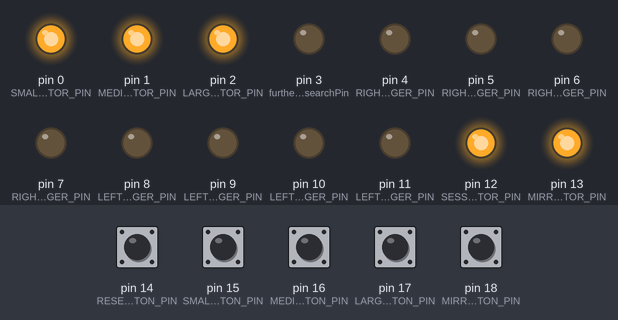
A sketch run on a simulated Arduino Uno, built with avr-gcc and run on an emulated ATmega328P. On the bench: output pins drawn as LEDs (lit = HIGH). Inputs (shaded band) come from the test bench; at power-on: pin 14 (RESET_BUTTON_PIN), pin 15 (SMALL_SESSION_BUTTON_PIN), pin 16 (MEDIUM_SESSION_BUTTON_PIN), pin 17 (LARGE_SESSION_BUTTON_PIN), pin 18 (MIRROR_MODE_BUTTON_PIN) HIGH.

Above: at 1.2 s.
1.3 s: pin 15 (SMALL_SESSION_BUTTON_PIN) pulled LOW for 0.15 s
At 3.9 s:
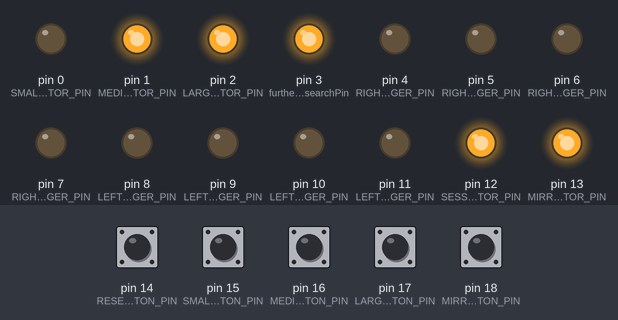
4.3 s: pin 14 (RESET_BUTTON_PIN) pulled LOW for 0.15 s
At 5.5 s:
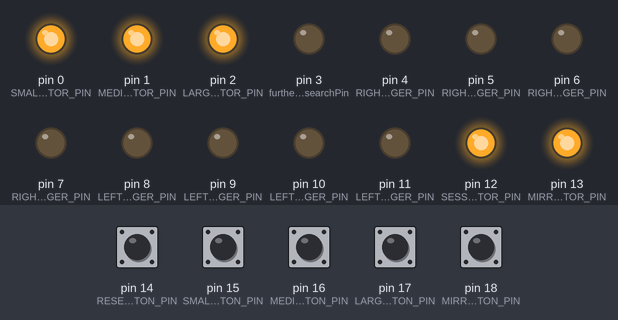
5.9 s: pin 16 (MEDIUM_SESSION_BUTTON_PIN) pulled LOW for 1 s
At 8.7 s:
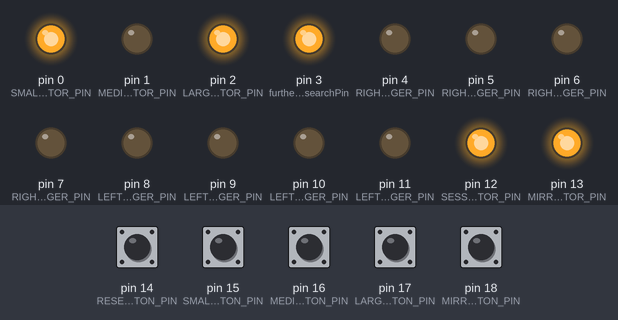
8.9 s: pin 17 (LARGE_SESSION_BUTTON_PIN) pulled LOW for 0.15 s
At 11.7 s:
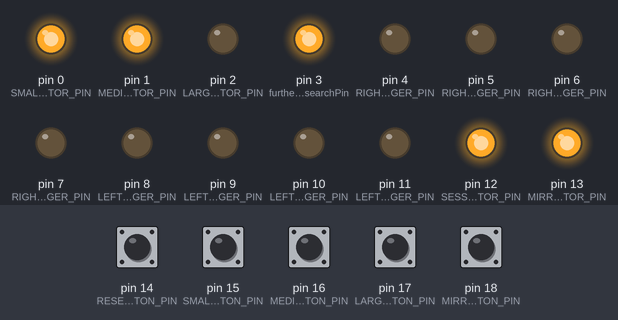
11.9 s: pin 18 (MIRROR_MODE_BUTTON_PIN) pulled LOW for 0.15 s
At 12.6 s:
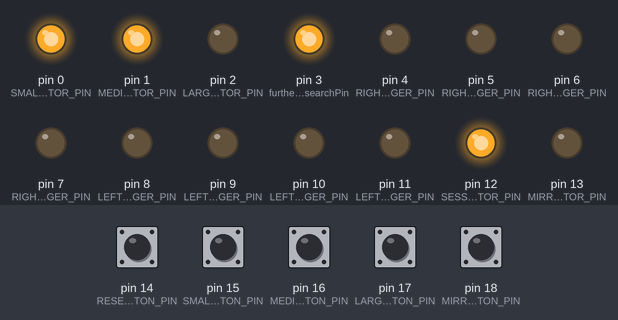
14.9 s: pin 16 (MEDIUM_SESSION_BUTTON_PIN) pulled LOW for 0.15 s
At 17.7 s:
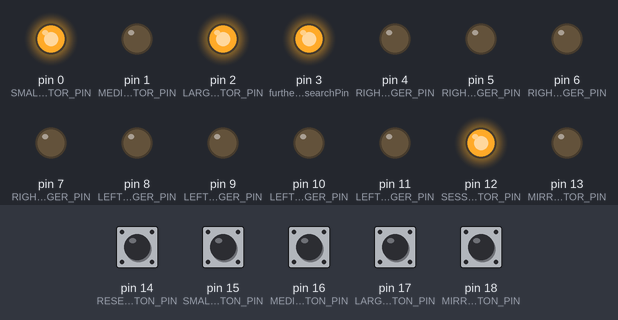
Timing chart, 0 to 23.0 s (numbered marks = the images above; inputs shaded):
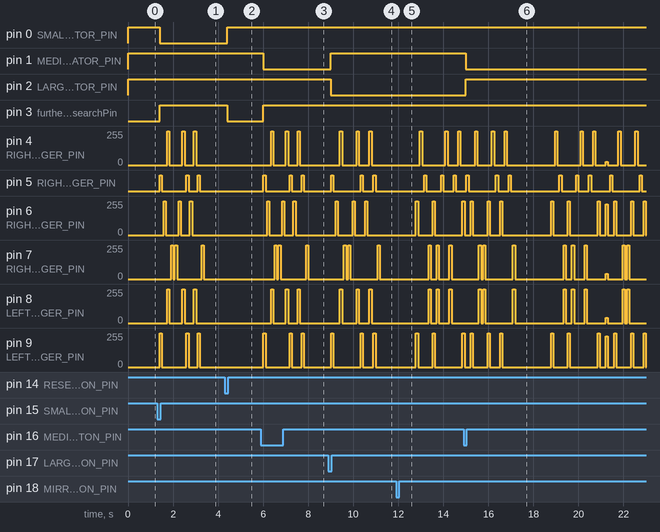

The sketch:

nuromod.ino
```cpp
// playground https://wokwi.com/projects/351723643404812885

#include "SoftPWM.h"

// SETTINGS

const unsigned long vibrationDurationMicrosecs = 100000; // 100ms
const unsigned long pauseDurationMicrosecs = 66700; // 66.7ms
const int vibrationFrequencyPercent = 100; // value from 0 to 100

// DEV

const unsigned long buttonDebounceMs = 100;
const bool development = false;
const int debugLevel = 1;

enum State {
  NULL_STATE,
  SESSION_STARTED_STATE,
  SESSION_DONE_STATE,
  CYCLE_STARTED_STATE,
  CYCLE_DONE_STATE,
  STEP_STARTED_STATE,
  STEP_DONE_STATE,
  VIBRATION_STARTED_STATE,
  VIBRATION_DONE_STATE,
  PAUSE_STARTED_STATE,
  PAUSE_DONE_STATE,
};

enum Hand {
  LEFT_HAND,
  RIGHT_HAND
};

enum MirrorMode {
  MIRROR_MODE_NORMAL,
  MIRROR_MODE_INVERTED
};

enum FingerPin {
  LEFT_INDEX_FINGER_PIN = 11,
  LEFT_MIDDLE_FINGER_PIN = 10,
  LEFT_RING_FINGER_PIN = 9,
  LEFT_LITTLE_FINGER_PIN = 8,
  RIGHT_INDEX_FINGER_PIN = 7,
  RIGHT_MIDDLE_FINGER_PIN = 6,
  RIGHT_RING_FINGER_PIN = 5,
  RIGHT_LITTLE_FINGER_PIN = 4
};

enum IndicatorPin {
  SMALL_SESSION_INDICATOR_PIN = 0,
  MEDIUM_SESSION_INDICATOR_PIN = 1,
  LARGE_SESSION_INDICATOR_PIN = 2,
  SESSION_DONE_INDICATOR_PIN = 12,
  MIRROR_MODE_INDICATOR_PIN = 13
};

enum ButtonAction {
  NULL_BUTTON_ACTION,
  RESET_BUTTON_ACTION,
  SMALL_SESSION_BUTTON_ACTION,
  MEDIUM_SESSION_BUTTON_ACTION,
  LARGE_SESSION_BUTTON_ACTION,
  MIRROR_MODE_BUTTON_ACTION
};

enum ButtonPin {
  NULL_BUTTON_PIN,
  RESET_BUTTON_PIN = 14,
  SMALL_SESSION_BUTTON_PIN = 15,
  MEDIUM_SESSION_BUTTON_PIN = 16,
  LARGE_SESSION_BUTTON_PIN = 17,
  MIRROR_MODE_BUTTON_PIN = 18
};

enum SessionIndex {
  SMALL_SESSION = 0,
  MEDIUM_SESSION = 1,
  LARGE_SESSION = 2
};

enum Reset {
  FULL_RESET,
  SESSION_RESET
};

const int fingerPins[2][4] = {
  {
    LEFT_INDEX_FINGER_PIN,
    LEFT_MIDDLE_FINGER_PIN,
    LEFT_RING_FINGER_PIN,
    LEFT_LITTLE_FINGER_PIN
  },
  {
    RIGHT_INDEX_FINGER_PIN,
    RIGHT_MIDDLE_FINGER_PIN,
    RIGHT_RING_FINGER_PIN,
    RIGHT_LITTLE_FINGER_PIN
  }
};

enum SessionDuration {
  SMALL_SESSION_DURATION = 1800000, // 0.5h
  MEDIUM_SESSION_DURATION = 3600000, // 1h
  LARGE_SESSION_DURATION = 7200000 // 2h
};

const ButtonPin buttonPins[5] = {
  RESET_BUTTON_PIN,
  SMALL_SESSION_BUTTON_PIN,
  MEDIUM_SESSION_BUTTON_PIN,
  LARGE_SESSION_BUTTON_PIN,
  MIRROR_MODE_BUTTON_PIN
};

struct ControlButton {
  ButtonPin pin;
  ButtonAction action;
  bool operator==(const ControlButton &other) const {
    return this->pin == other.pin && this->action == other.action;
  }
};

struct Session {
  SessionDuration duration;
  IndicatorPin pin;
  bool operator==(const Session &other) const {
    return this->duration == other.duration;
  }
};

const ControlButton controlButtons[5] = {
  {
    RESET_BUTTON_PIN,
    RESET_BUTTON_ACTION,
  },
  {
    SMALL_SESSION_BUTTON_PIN,
    SMALL_SESSION_BUTTON_ACTION
  },
  {
    MEDIUM_SESSION_BUTTON_PIN,
    MEDIUM_SESSION_BUTTON_ACTION
  },
  {
    LARGE_SESSION_BUTTON_PIN,
    LARGE_SESSION_BUTTON_ACTION
  },
  {
    MIRROR_MODE_BUTTON_PIN,
    MIRROR_MODE_BUTTON_ACTION
  }
};

const Session sessions[3] = {
  {
    SMALL_SESSION_DURATION,
    SMALL_SESSION_INDICATOR_PIN
  },
  {
    MEDIUM_SESSION_DURATION,
    MEDIUM_SESSION_INDICATOR_PIN
  },
  {
    LARGE_SESSION_DURATION,
    LARGE_SESSION_INDICATOR_PIN
  }
};


const int vibrationPatterns[33][4] = {
  // T1
  { 0, 0, 1, 0 },
  { 0, 1, 0, 0 },
  { 0, 0, 0, 1 },
  { 1, 0, 0, 0 },
  // T2
  { 1, 0, 0, 0 },
  { 0, 1, 0, 0 },
  { 0, 0, 0, 1 },
  { 0, 0, 1, 0 },
  // T3
  { 0, 1, 0, 0 },
  { 0, 0, 0, 1 },
  { 0, 0, 1, 0 },
  { 1, 0, 0, 0 },
  // T4 (OFF)
  { 0, 0, 0, 0 },
  { 0, 0, 0, 0 },
  { 0, 0, 0, 0 },
  { 0, 0, 0, 0 },
  // T5 (OFF)
  { 0, 0, 0, 0 },
  { 0, 0, 0, 0 },
  { 0, 0, 0, 0 },
  { 0, 0, 0, 0 },
  // T6
  { 0, 1, 0, 0 },
  { 0, 0, 0, 1 },
  { 0, 0, 1, 0 },
  { 1, 0, 0, 0 },
  // T7
  { 0, 1, 0, 0 },
  { 1, 0, 0, 0 },
  { 0, 0, 1, 0 },
  { 0, 0, 0, 1 },
  // T8
  { 1, 0, 0, 0 },
  { 0, 0, 1, 0 },
  { 0, 0, 0, 1 },
  { 0, 1, 0, 0 },
  // ADDITIONAL STEP WITHOUT VIBRATION (pause here is 166.7ms)
  { 0, 0, 0, 0 }
};

class Timer {
  private:
    unsigned long startedAt;
    unsigned long endsAt;
    unsigned long duration;
    bool hasOverflowed;
    bool isMillis;
  unsigned long getTime () {
    if (isMillis) {
      return millis();
    } else {
      return micros();
    }
  }
  public:
    Timer (bool _isMillis) {
      isMillis = _isMillis;
    }
    void start(unsigned long durationMicroseconds) {
      startedAt = getTime();
      endsAt = startedAt + durationMicroseconds;
      duration = durationMicroseconds;
      hasOverflowed = endsAt < startedAt;
    }
    unsigned long isDone () {
      if (duration == 0) {
        return false;
      }
      unsigned long now = getTime();
      if (hasOverflowed) {
        return now + duration > startedAt;
      } else {
        return now > endsAt;
      }
    }
    void reset () {
      startedAt = 0;
      endsAt = 0;
      duration = 0;
      hasOverflowed = false;
    }
};

const ControlButton nullButton = { 0, 0 };
const Session nullSession = { 0, 0 };
const int furtherResearchPin = 3;
const char* stateStr[] = { "NULL_STATE", "SESSION_STARTED_STATE", "SESSION_DONE_STATE", "CYCLE_STARTED_STATE", "CYCLE_DONE_STATE", "STEP_STARTED_STATE", "STEP_DONE_STATE", "VIBRATION_STARTED_STATE", "VIBRATION_DONE_STATE", "PAUSE_STARTED_STATE", "PAUSE_DONE_STATE" };


// RESETTABLE
int currentStep = -1;
State currentState = 0;
ControlButton pressedButton = nullButton;
ControlButton previouslyPressedButton = nullButton;
Session session = nullSession;
Timer stepTimer = Timer(false);
Timer debounceTimer = Timer(true);
Timer sessionTimer = Timer(true);
MirrorMode mirrorMode = MIRROR_MODE_NORMAL;

void setup() {
  if (development) {
    Serial.begin(9600);
  }
  // Initialize soft pwm library (https://github.com/bhagman/SoftPWM)
  SoftPWMBegin();
  initHandPins(LEFT_HAND, 0);
  initHandPins(RIGHT_HAND, 0);
  initIndicatorPins(HIGH);
  SoftPWMSet(furtherResearchPin, 0);
  initControlButtons();
  printState(currentState);
}

void loop () {
  bool hasStateBeenUpdated = update();
  if (hasStateBeenUpdated) {
    printState(currentState);
  }
}

bool update () {
  State currentStateSaved = currentState;
  ButtonAction buttonAction = getButtonAction();
  if (buttonAction) {
    switch (buttonAction) {
      case RESET_BUTTON_ACTION:
        reset(FULL_RESET);
        setMirrorMode(MIRROR_MODE_NORMAL);
        break;
      case SMALL_SESSION_BUTTON_ACTION:
        reset(SESSION_RESET);
        currentState = SESSION_STARTED_STATE;
        session = sessions[SMALL_SESSION];
        break;
      case MEDIUM_SESSION_BUTTON_ACTION:
        reset(SESSION_RESET);
        currentState = SESSION_STARTED_STATE;
        session = sessions[MEDIUM_SESSION];
        break;
      case LARGE_SESSION_BUTTON_ACTION:
        reset(SESSION_RESET);
        currentState = SESSION_STARTED_STATE;
        session = sessions[LARGE_SESSION];
        break;
      case MIRROR_MODE_BUTTON_ACTION:
        toggleMirrorMode();
        break;
    }
  } else {
    switch (currentState) {
      case NULL_STATE:
        stopVibration();
        SoftPWMSetPercent(furtherResearchPin, 0);
        setSessionTimerIndicatorPins(true);
        break;
      case SESSION_STARTED_STATE:
        currentState = CYCLE_STARTED_STATE;
        sessionTimer.start(session.duration);
        setSessionTimerIndicatorPins(true);
        setOutputPin(session.pin, LOW);
        SoftPWMSetPercent(furtherResearchPin, 100);
        setOutputPin(SESSION_DONE_INDICATOR_PIN, HIGH);
        break;
      case CYCLE_STARTED_STATE:
        currentState = STEP_STARTED_STATE;
        currentStep = -1;
        break;
      case CYCLE_DONE_STATE:
        if (sessionTimer.isDone()) {
          currentState = SESSION_DONE_STATE;
        } else {
          currentState = CYCLE_STARTED_STATE;
        }
        break;
      case SESSION_DONE_STATE:
        setOutputPin(SESSION_DONE_INDICATOR_PIN, LOW);
        break;
      case STEP_STARTED_STATE:
        currentStep += 1;
        currentState = VIBRATION_STARTED_STATE;
        stepTimer.start(vibrationDurationMicrosecs);
        break;
      case VIBRATION_STARTED_STATE:
        if (stepTimer.isDone()) {
          currentState = VIBRATION_DONE_STATE;
        }
        startVibration(vibrationPatterns[currentStep]);
        break;
      case VIBRATION_DONE_STATE:
        currentState = PAUSE_STARTED_STATE;
        stepTimer.start(pauseDurationMicrosecs);
        stopVibration();
        break;
      case PAUSE_STARTED_STATE:
        if (stepTimer.isDone()) {
          currentState = PAUSE_DONE_STATE;
        }
        break;
      case PAUSE_DONE_STATE:
        currentState = STEP_DONE_STATE;
        break;
      case STEP_DONE_STATE:
        if (currentStep < 33) {
          currentState = STEP_STARTED_STATE;
        } else {
          currentState = CYCLE_DONE_STATE;
        }
        break;
    }
  }
  return currentStateSaved != currentState;
}

void reset (Reset reset) {
  currentState = NULL_STATE;
  currentStep = -1;
  stepTimer.reset();
  debounceTimer.reset();
  sessionTimer.reset();
  if (reset == FULL_RESET) {
    session = nullSession;
    mirrorMode = MIRROR_MODE_NORMAL;
  } else if (reset == SESSION_RESET) {
    session = nullSession;
  }
}

void toggleMirrorMode () {
  if (mirrorMode == MIRROR_MODE_NORMAL) {
    setMirrorMode(MIRROR_MODE_INVERTED);
  } else {
    setMirrorMode(MIRROR_MODE_NORMAL);
  }
}

void setMirrorMode (MirrorMode mode) {
  mirrorMode = mode;
  setOutputPin(MIRROR_MODE_INDICATOR_PIN, !mirrorMode);
}

ButtonAction getButtonAction () {
  ControlButton pressedButtonSaved = pressedButton;
  previouslyPressedButton = pressedButton;
  pressedButton = nullButton;
  for (int i = 0; i < 5; i++) {
    if (digitalRead(controlButtons[i].pin) == LOW) {
      pressedButton = controlButtons[i];
    }
  }
  if (pressedButton == nullButton) {
    return NULL_BUTTON_ACTION;
  } else if (pressedButton == pressedButtonSaved) {
    if (debounceTimer.isDone()) {
      debounceTimer.reset();
      return pressedButton.action;
    } else {
      return NULL_BUTTON_ACTION;
    }
  } else {
    debounceTimer.start(buttonDebounceMs);
    return NULL_BUTTON_ACTION;
  }
}

void initIndicatorPins (bool value) {
  initOutputPin(SESSION_DONE_INDICATOR_PIN, value);
  initOutputPin(MIRROR_MODE_INDICATOR_PIN, value);
  initOutputPin(SMALL_SESSION_INDICATOR_PIN, value);
  initOutputPin(MEDIUM_SESSION_INDICATOR_PIN, value);
  initOutputPin(LARGE_SESSION_INDICATOR_PIN, value);
}

void setSessionTimerIndicatorPins (bool highOrLow) {
  for (int i = 0; i < 3; i++) {
    setOutputPin(sessions[i].pin, highOrLow);
  }
}

void setOutputPin (int pin, bool value) {
  digitalWrite(pin, value);
}

void startVibration (int pattern[4]) {
  setHandPins(RIGHT_HAND, pattern, MIRROR_MODE_NORMAL, vibrationFrequencyPercent);
  setHandPins(LEFT_HAND, pattern, mirrorMode, vibrationFrequencyPercent);
}

void stopVibration () {
  int pattern[4] = { 0, 0, 0, 0 };
  setHandPins(LEFT_HAND, pattern, MIRROR_MODE_NORMAL, 0);
  setHandPins(RIGHT_HAND, pattern, MIRROR_MODE_NORMAL, 0);
}

void setHandPins (Hand hand, int pattern[4], MirrorMode mode, int intensity) {
  int modeAppliedPattern[4];
  applyModeToPattern(modeAppliedPattern, pattern, mode);
  for (int i = 0; i < 4; i++) {
    SoftPWMSetPercent(fingerPins[hand][i], modeAppliedPattern[i] * intensity);
  }
}

void applyModeToPattern(int * target, int * source, MirrorMode mode) {
  if (mode == MIRROR_MODE_NORMAL) {
    target[0] = source[0];
    target[1] = source[1];
    target[2] = source[2];
    target[3] = source[3];
  } else {
    target[0] = source[3];
    target[1] = source[2];
    target[2] = source[1];
    target[3] = source[0];
  }
}

// INIT

void initHandPins (Hand hand, int percent) {
  for (int i = 0; i < 4; i++) {
    SoftPWMSet(fingerPins[hand], percent);
  }
}

void initSessionTimerIndicatorPins (bool highOrLow) {
  for (int i = 0; i < 3; i++) {
    initOutputPin(sessions[i].pin, highOrLow);
  }
}
void initOutputPin (int pinNum, bool highOrLow) {
  pinMode(pinNum, OUTPUT);
  setOutputPin(pinNum, highOrLow);
}

void initControlButtons () {
  for (int i = 0; i < 5; i++) {
    pinMode(controlButtons[i].pin, INPUT_PULLUP);
  }
}

// DEBUG

void printState (State state) {
  if (development == true) {
    if (debugLevel > 3) {
      Serial.print("STATE: ");
      Serial.println(stateStr[state]);
    }
  }
}
```

Measured:
- after the input at 1.3 s, pin 0 (SMALL_SESSION_INDICATOR_PIN): HIGH → LOW after 0.10 s; pin 3 (furtherResearchPin): LOW → HIGH after 0.11 s
- after the input at 4.3 s, pin 0 (SMALL_SESSION_INDICATOR_PIN): LOW → HIGH after 0.10 s; pin 3 (furtherResearchPin): HIGH → LOW after 0.12 s
- after the input at 5.9 s, pin 1 (MEDIUM_SESSION_INDICATOR_PIN): HIGH → LOW after 0.10 s; pin 3 (furtherResearchPin): LOW → HIGH after 0.12 s
- after the input at 8.9 s, pin 1 (MEDIUM_SESSION_INDICATOR_PIN): LOW → HIGH after 0.10 s; pin 2 (LARGE_SESSION_INDICATOR_PIN): HIGH → LOW after 0.10 s
- after the input at 11.9 s, pin 13 (MIRROR_MODE_INDICATOR_PIN): HIGH → LOW after 0.10 s
- after the input at 14.9 s, pin 1 (MEDIUM_SESSION_INDICATOR_PIN): HIGH → LOW after 0.10 s; pin 2 (LARGE_SESSION_INDICATOR_PIN): LOW → HIGH after 0.10 s
